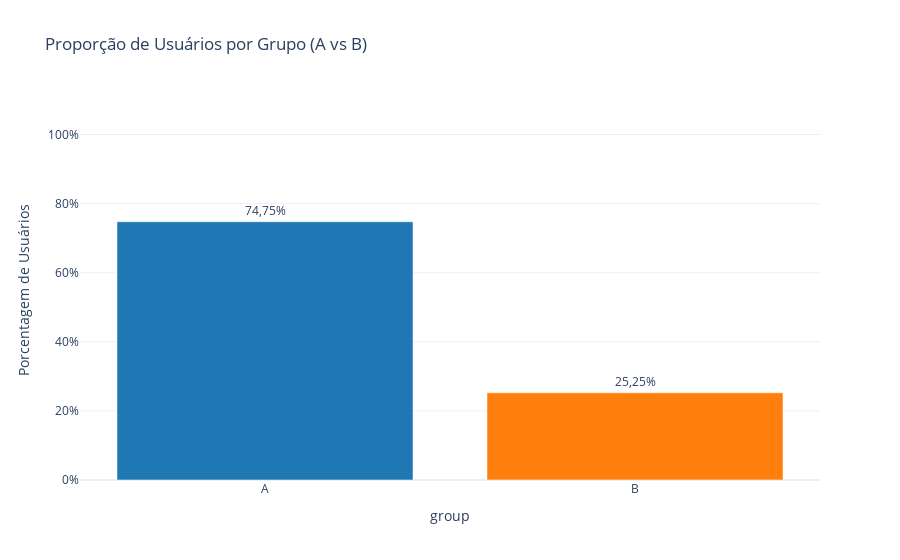

Notebook source saved alongside this figure:
### Markdown cell above
Agora com nossos datasets unidos é preciso descobrir qual é percentual de usuários em cada grupo.

### Code cell
#vou agrupar os dados para termos a quantidade de usuários únicos por grupo de teste 
group_ab_users = events_ab.groupby('group')['user_id'].nunique().reset_index(name='qntd_usuarios')

# Criamos a coluna de porcentagem (Quantidade / Total)
group_ab_users['porcentagem'] = (group_ab_users['qntd_usuarios'] / group_ab_users['qntd_usuarios'].sum()) * 100

group_ab_users['rotulo_texto'] = group_ab_users['porcentagem'].apply(lambda x: f"{x:.2f}".replace('.', ',') + '%')

# Mostra os valores calculados no console
print(group_ab_users)

# 2. Plotar o gráfico com Plotly Express
fig = px.bar(
    group_ab_users, 
    x='group', 
    y='porcentagem',
    text='rotulo_texto', 
    color='group',
    title='Proporção de Usuários por Grupo (A vs B)',
    color_discrete_map={'A': '#1f77b4', 'B': '#ff7f0e'} )

# Estilização para ficar limpo

fig.update_traces(
    textposition='outside',
    textfont_size=12
)

fig.update_layout(
    yaxis_range=[0, 110],
    yaxis_ticksuffix="%",
    yaxis_title="Porcentagem de Usuários",
    template='plotly_white',
    showlegend=False # Opcional: remove legenda redundante já que o eixo X explica
)

fig.show()

### Figure 1 — Plotly figure (JSON) as saved in the notebook; plotly's stock layout.template omitted (floating-point values rounded to 4 significant figures)
{"data": [{"alignmentgroup": "True", "hovertemplate": "group=%{x}<br>porcentagem=%{y}<br>rotulo_texto=%{text}<extra></extra>", "legendgroup": "A", "marker": {"color": "#1f77b4", "pattern": {"shape": ""}}, "name": "A", "offsetgroup": "A", "orientation": "v", "showlegend": true, "text": ["74,75%"], "textfont": {"size": 12}, "textposition": "outside", "type": "bar", "x": ["A"], "xaxis": "x", "y": [74.75], "yaxis": "y"}, {"alignmentgroup": "True", "hovertemplate": "group=%{x}<br>porcentagem=%{y}<br>rotulo_texto=%{text}<extra></extra>", "legendgroup": "B", "marker": {"color": "#ff7f0e", "pattern": {"shape": ""}}, "name": "B", "offsetgroup": "B", "orientation": "v", "showlegend": true, "text": ["25,25%"], "textfont": {"size": 12}, "textposition": "outside", "type": "bar", "x": ["B"], "xaxis": "x", "y": [25.25], "yaxis": "y"}], "layout": {"barmode": "relative", "legend": {"title": {"text": "group"}, "tracegroupgap": 0}, "showlegend": false, "title": {"text": "Proporção de Usuários por Grupo (A vs B)"}, "xaxis": {"anchor": "y", "categoryarray": ["A", "B"], "categoryorder": "array", "domain": [0, 1], "title": {"text": "group"}}, "yaxis": {"anchor": "x", "domain": [0, 1], "range": [0, 110], "ticksuffix": "%", "title": {"text": "Porcentagem de Usuários"}}}}
